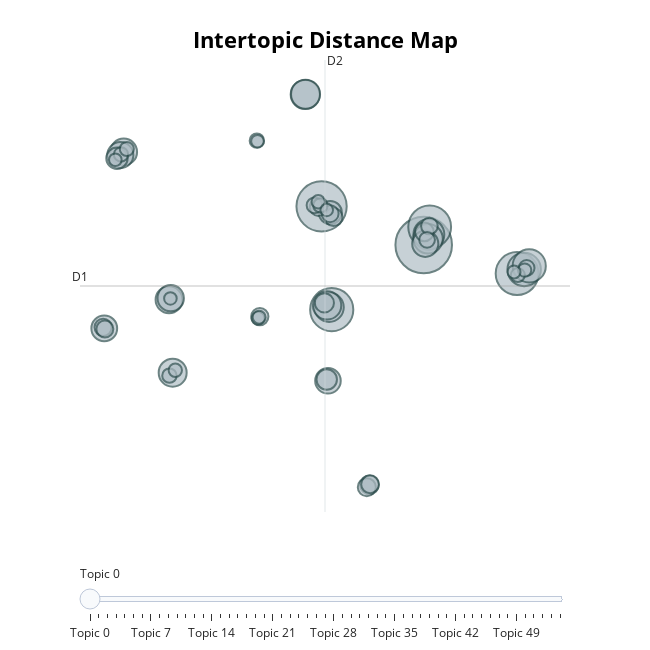

The code cell stored with this chart in its notebook:
### Code cell
topic_model_fake.visualize_topics()
